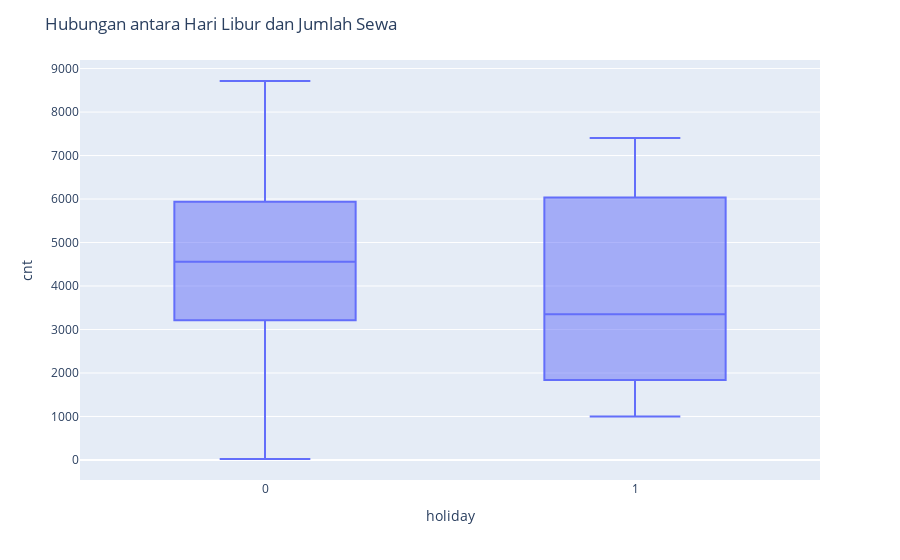

Notebook source saved alongside this figure:
### Code cell
fig = plotex.box(dfDay, x='holiday', y='cnt')
fig.update_layout(title='Hubungan antara Hari Libur dan Jumlah Sewa')
fig.show()

### Figure 1 — Plotly figure (JSON) as saved in the notebook; plotly's stock layout.template omitted (floating-point values rounded to 4 significant figures; data arrays with more than 128 entries replaced by an {"elided": "..."} marker saying what was removed)
{"data": [{"alignmentgroup": "True", "hovertemplate": "holiday=%{x}<br>cnt=%{y}<extra></extra>", "legendgroup": "", "marker": {"color": "#636efa"}, "name": "", "notched": false, "offsetgroup": "", "orientation": "v", "showlegend": false, "type": "box", "x": {"elided": "731 int values"}, "x0": " ", "xaxis": "x", "y": {"elided": "731 int values"}, "y0": " ", "yaxis": "y"}], "layout": {"boxmode": "group", "legend": {"tracegroupgap": 0}, "margin": {"t": 60}, "title": {"text": "Hubungan antara Hari Libur dan Jumlah Sewa"}, "xaxis": {"anchor": "y", "domain": [0, 1], "title": {"text": "holiday"}}, "yaxis": {"anchor": "x", "domain": [0, 1], "title": {"text": "cnt"}}}}
